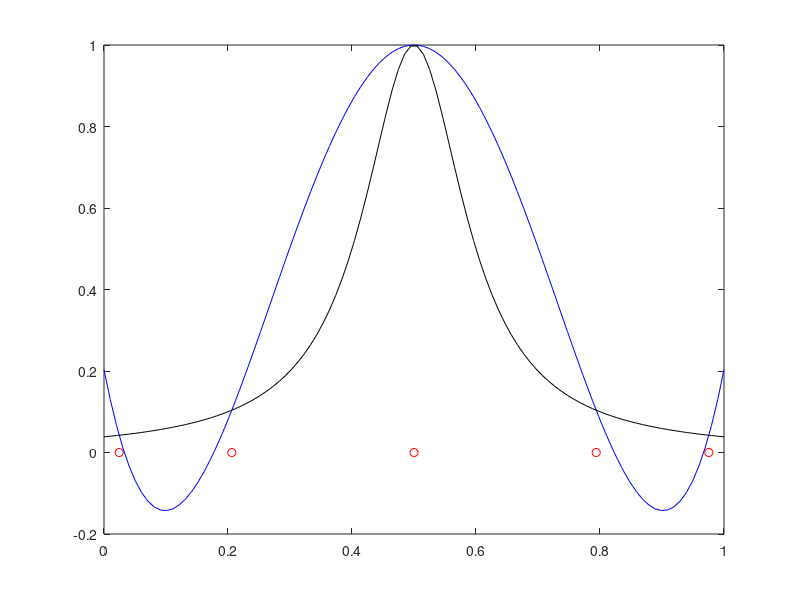

Write MATLAB code to recreate this figure.
clear all;
close all;
n = 4;
neval = 100;
weight = 2 * pi / (2 * n + 2);

x = [0:neval-1]/(neval-1);
f = @(x) 1 ./ (1 + 100*(x-0.5).^2);

xi = 0.5 * (cos(weight * ([0:n] + 0.5)) + 1);
dat = f(xi);
w = sin(weight * ([0:n] + 0.5));
w(2:2:end) = -w(2:2:end);
xi'
w'
eval = 1./(kron(ones(1, n + 1), x') - kron(xi, ones(neval,1)));
den = eval * w';
num = eval * (w .* dat)';
figure(1)
plot(xi,0,'ro')
hold on;
plot(x, num ./ den, 'b-')
hold on;
plot(x,f(x),'k-')